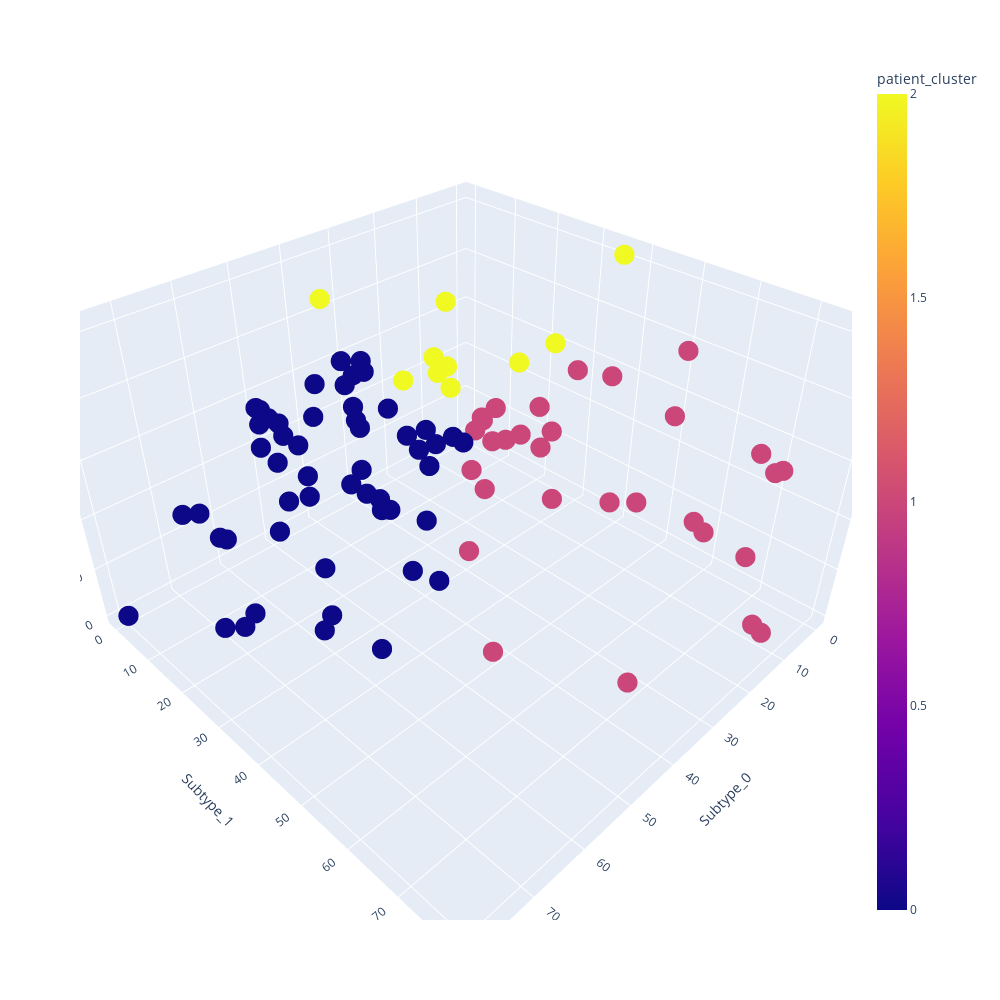

The cell this chart's notebook holds for it:
### Code cell
# INTERACTIVE

df_plot_3 = pd.DataFrame(columns=['patient_cluster', 'patient', 'Subtype_0', 'Subtype_1', 'Subtype_2'])
for idx, patient in enumerate(patient_code):
#     if patient[0] == 'L':
#         cohort = 'Lisbon'
#     else:
#         cohort = 'Coimbra'
    list_to_append = [int(patient_clusters_3[patient])] + [patient] + list(H_3[: , idx])
    df_plot_3.loc[idx] = list_to_append
df_plot_3

# plotly.offline.init_notebook_mode()
fig = px.scatter_3d(df_plot_3, x='Subtype_0', y='Subtype_1', z='Subtype_2', 
                    color='patient_cluster',    
                    size_max=0.1, 
                    hover_name='patient')

fig.update_traces(marker=dict(size=7))
fig.update_layout(
    autosize=True,
    width=1000,
    height=1000,)

fig.write_image(results_dir + '/Rank_3_Clustered_patients' + new_run +'.png')
fig.write_html(results_dir + '/Rank_3_Clustered_patients' + new_run +'.html')

fig.show()

### Figure 1 — Plotly figure (JSON) as saved in the notebook; plotly's stock layout.template omitted (floating-point values rounded to 4 significant figures)
{"data": [{"hovertemplate": "<b>%{hovertext}</b><br><br>Subtype_0=%{x}<br>Subtype_1=%{y}<br>Subtype_2=%{z}<br>patient_cluster=%{marker.color}<extra></extra>", "hovertext": ["EDAR.MAA030", "EDAR.MAA005", "MAA.737", 3127, 4150, 5316, 123, "EDAR.COP009", 3063, 3722, "MAA.801", "MAA.527", 3761, 2771, 3278, 1739, 3029, "MAA.1126", "EDAR.MAA029", 2465, 139, 4020, 4105, 3625, "THE047", 1865, "MAA.513", "MAA045", 235, "ARI060", 2289, "EDAR.LEU012", 2318, 3005, 2991, 3675, "EDAR.AMS030a", 2232, 243, "MAA.1088", "THE012", 125, "MAA.502", 3659, 3373, "MAA010", "MAA.459", 3785, "ARI052", 120, 147, "EDAR.MAA021", 3606, "MAA.383", "ARI069", "THE065", 1867, 4189, "MAA018", 113, "MAA.1230", "EDAR.STO.30", 3850, 1740, 3521, 2537, 2261, "EDAR.MAA018", "L23", "EDAR.AMS026", 5388, "EDAR.AMS016", 2366, 3289, 1925, "ARI042", 4093, "EDAR.AMS034", 151, "L09", 131, 2323, 3270, "MAA.763", "MAA.883", "MAA.830", 1796, 5397, "EDAR.MAA071", 3152, 170, 2321], "legendgroup": "", "marker": {"color": [1, 0, 0, 0, 1, 0, 1, 0, 1, 1, 1, 2, 0, 0, 1, 0, 2, 0, 2, 0, 0, 0, 0, 2, 1, 0, 1, 0, 1, 0, 1, 2, 0, 0, 0, 0, 0, 0, 1, 1, 0, 0, 0, 2, 0, 1, 0, 0, 0, 1, 1, 0, 0, 0, 2, 1, 0, 0, 1, 2, 1, 1, 0, 0, 0, 0, 0, 1, 1, 0, 0, 1, 1, 1, 1, 1, 0, 1, 0, 0, 0, 2, 0, 0, 1, 0, 2, 0, 1, 0, 0, 0], "coloraxis": "coloraxis", "size": 7, "symbol": "circle"}, "mode": "markers", "name": "", "scene": "scene", "showlegend": false, "type": "scatter3d", "x": [1.519e-21, 46.63, 50.59, 52.42, 33.01, 49.19, 24.59, 35.47, 26.04, 43.35, 24.49, 23.33, 37.97, 55.08, 11.9, 40.52, 29.11, 49.25, 0.8815, 64.08, 63.91, 34.33, 43.81, 29.14, 27.59, 39.72, 9.332, 49.27, 32.73, 79.68, 27.88, 18.47, 58.75, 64.35, 31.13, 36.3, 38.9, 37.5, 25.26, 9.437, 35.39, 36.55, 49.32, 33.85, 45.68, 27.67, 44.32, 40.54, 50.91, 0.0001774, 15.12, 45.1, 50.29, 44.1, 14.89, 17.42, 36.16, 44.13, 14.44, 27.43, 22.86, 1.503, 49.66, 32.61, 67.48, 66.69, 50.04, 28.11, 32.52, 65.58, 44.42, 18.32, 26.14, 13.64, 15.2, 14.02, 69.95, 37.13, 50.06, 41.33, 38.84, 34.85, 31.3, 56.44, 20.73, 53.02, 30.23, 44.91, 5.532e-23, 55.16, 43.77, 53.29], "y": [69.52, 34.53, 13.84, 3.841, 68.27, 11.9, 41.3, 11.3, 45.43, 49.36, 36.9, 18.57, 11.51, 10.53, 73.12, 31.43, 24.73, 1.465e-05, 36.99, 0.8626, 8.257, 27.33, 8.757, 22.56, 29.65, 11.42, 42.93, 10.21, 36.92, 3.768e-32, 31.66, 30.72, 25.92, 14.48, 28.04, 18.06, 12.15, 13.24, 34.34, 55.68, 26.81, 25.66, 5.247, 19.36, 22.85, 31.22, 26.95, 15.7, 5.982, 66.53, 77.99, 39.03, 0.8666, 24.55, 35.19, 34.63, 22.38, 24.23, 39.77, 19.82, 42.01, 71.44, 6.736, 23.11, 16.03, 0.01042, 1.013e-13, 34.06, 33.71, 9.201, 8.334, 56.31, 32.82, 64.25, 79.7, 66.45, 13.9, 37.75, 3.56, 15.82, 9.731, 1.674e-06, 30.6, 25.14, 52.9, 11.24, 26.66, 20.96, 50.68, 36.06, 16.43, 20.07], "z": [23.9, 10.57, 16.72, 22.64, 9.186e-05, 19.21, 27.09, 33.35, 19.85, 0.6847, 27.53, 44.41, 33.74, 10.05, 15.61, 15.74, 37.07, 27.0, 51.32, 13.48, 11.99, 25.81, 33.32, 35.08, 26.49, 32.56, 34.65, 24.58, 20.87, 1.271e-19, 29.41, 36.02, 4.505e-06, 0.0005119, 26.1, 29.44, 28.37, 36.88, 25.72, 32.57, 21.78, 24.97, 26.65, 34.25, 19.38, 29.67, 17.55, 26.53, 19.92, 26.18, 6.753, 10.28, 24.98, 16.15, 39.84, 28.79, 26.04, 18.22, 36.53, 36.26, 29.65, 26.0, 25.05, 25.92, 0.01432, 14.15, 27.73, 26.6, 22.94, 13.79, 27.15, 20.76, 31.48, 18.66, 6.226, 17.98, 2.417e-23, 11.09, 27.25, 28.37, 36.03, 42.59, 26.24, 1.33, 20.26, 15.64, 34.38, 22.77, 38.69, 0.2743, 17.11, 6.566]}], "layout": {"autosize": true, "coloraxis": {"colorbar": {"title": {"text": "patient_cluster"}}, "colorscale": [[0, "#0d0887"], [0.1111, "#46039f"], [0.2222, "#7201a8"], [0.3333, "#9c179e"], [0.4444, "#bd3786"], [0.5556, "#d8576b"], [0.6667, "#ed7953"], [0.7778, "#fb9f3a"], [0.8889, "#fdca26"], [1, "#f0f921"]]}, "height": 1000, "legend": {"tracegroupgap": 0}, "margin": {"t": 60}, "scene": {"domain": {"x": [0, 1], "y": [0, 1]}, "xaxis": {"title": {"text": "Subtype_0"}}, "yaxis": {"title": {"text": "Subtype_1"}}, "zaxis": {"title": {"text": "Subtype_2"}}}, "width": 1000}}
